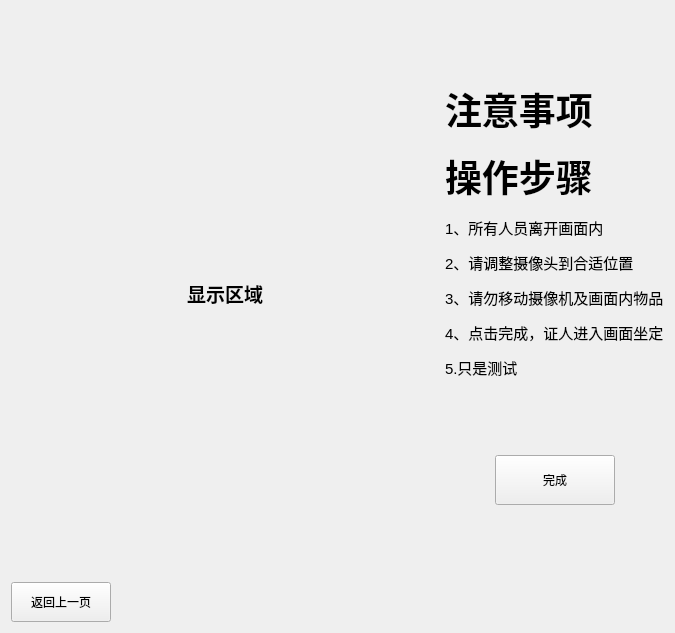
<?xml version="1.0" encoding="UTF-8"?>
<ui version="4.0">
 <class>user</class>
 <widget class="QWidget" name="user">
  <property name="geometry">
   <rect>
    <x>0</x>
    <y>0</y>
    <width>675</width>
    <height>633</height>
   </rect>
  </property>
  <property name="windowTitle">
   <string>Form</string>
  </property>
  <layout class="QVBoxLayout" name="verticalLayout_2" stretch="1,0">
   <item>
    <layout class="QHBoxLayout" name="horizontalLayout_2" stretch="1,0">
     <item>
      <widget class="QLabel" name="label_DisplayCam">
       <property name="text">
        <string>&lt;html&gt;&lt;head/&gt;&lt;body&gt;&lt;p align=&quot;center&quot;&gt;&lt;span style=&quot; font-size:14pt; font-weight:600;&quot;&gt;显示区域&lt;/span&gt;&lt;/p&gt;&lt;/body&gt;&lt;/html&gt;</string>
       </property>
      </widget>
     </item>
     <item>
      <layout class="QVBoxLayout" name="verticalLayout">
       <item>
        <spacer name="verticalSpacer_2">
         <property name="orientation">
          <enum>Qt::Vertical</enum>
         </property>
         <property name="sizeHint" stdset="0">
          <size>
           <width>20</width>
           <height>40</height>
          </size>
         </property>
        </spacer>
       </item>
       <item>
        <widget class="QLabel" name="label_action">
         <property name="styleSheet">
          <string notr="true">font: 75 20pt &quot;黑体&quot;;</string>
         </property>
         <property name="text">
          <string>&lt;html&gt;&lt;head/&gt;&lt;body&gt;&lt;p&gt;&lt;span style=&quot; font-size:28pt; font-weight:600;&quot;&gt;注意事项&lt;/span&gt;&lt;/p&gt;&lt;p&gt;&lt;span style=&quot; font-size:28pt; font-weight:600;&quot;&gt;操作步骤&lt;/span&gt;&lt;/p&gt;&lt;p&gt;&lt;span style=&quot; font-size:11pt; font-weight:400;&quot;&gt;1、所有人员离开画面内&lt;/span&gt;&lt;/p&gt;&lt;p&gt;&lt;span style=&quot; font-size:11pt; font-weight:400;&quot;&gt;2、请调整摄像头到合适位置&lt;/span&gt;&lt;/p&gt;&lt;p&gt;&lt;span style=&quot; font-size:11pt; font-weight:400;&quot;&gt;3、请勿移动摄像机及画面内物品&lt;/span&gt;&lt;/p&gt;&lt;p&gt;&lt;span style=&quot; font-size:11pt; font-weight:400;&quot;&gt;4、点击完成，证人进入画面坐定&lt;/span&gt;&lt;/p&gt;&lt;p&gt;&lt;span style=&quot; font-size:11pt; font-weight:400;&quot;&gt;5.只是测试&lt;/span&gt;&lt;/p&gt;&lt;/body&gt;&lt;/html&gt;</string>
         </property>
         <property name="wordWrap">
          <bool>true</bool>
         </property>
        </widget>
       </item>
       <item>
        <spacer name="verticalSpacer">
         <property name="orientation">
          <enum>Qt::Vertical</enum>
         </property>
         <property name="sizeHint" stdset="0">
          <size>
           <width>20</width>
           <height>40</height>
          </size>
         </property>
        </spacer>
       </item>
       <item>
        <layout class="QHBoxLayout" name="horizontalLayout">
         <item>
          <spacer name="horizontalSpacer_2">
           <property name="orientation">
            <enum>Qt::Horizontal</enum>
           </property>
           <property name="sizeHint" stdset="0">
            <size>
             <width>40</width>
             <height>20</height>
            </size>
           </property>
          </spacer>
         </item>
         <item>
          <widget class="QPushButton" name="pushButton_finish">
           <property name="minimumSize">
            <size>
             <width>120</width>
             <height>50</height>
            </size>
           </property>
           <property name="styleSheet">
            <string notr="true">font: 75 20pt &quot;黑体&quot;;</string>
           </property>
           <property name="text">
            <string>完成</string>
           </property>
          </widget>
         </item>
         <item>
          <spacer name="horizontalSpacer">
           <property name="orientation">
            <enum>Qt::Horizontal</enum>
           </property>
           <property name="sizeHint" stdset="0">
            <size>
             <width>40</width>
             <height>20</height>
            </size>
           </property>
          </spacer>
         </item>
        </layout>
       </item>
       <item>
        <spacer name="verticalSpacer_3">
         <property name="orientation">
          <enum>Qt::Vertical</enum>
         </property>
         <property name="sizeHint" stdset="0">
          <size>
           <width>20</width>
           <height>40</height>
          </size>
         </property>
        </spacer>
       </item>
      </layout>
     </item>
    </layout>
   </item>
   <item>
    <layout class="QHBoxLayout" name="horizontalLayout_3">
     <item>
      <widget class="QPushButton" name="pushButton_back">
       <property name="minimumSize">
        <size>
         <width>100</width>
         <height>40</height>
        </size>
       </property>
       <property name="styleSheet">
        <string notr="true">font: 75 12pt &quot;黑体&quot;;</string>
       </property>
       <property name="text">
        <string>返回上一页</string>
       </property>
      </widget>
     </item>
     <item>
      <spacer name="horizontalSpacer_3">
       <property name="orientation">
        <enum>Qt::Horizontal</enum>
       </property>
       <property name="sizeHint" stdset="0">
        <size>
         <width>40</width>
         <height>20</height>
        </size>
       </property>
      </spacer>
     </item>
    </layout>
   </item>
  </layout>
 </widget>
 <resources/>
 <connections/>
</ui>
